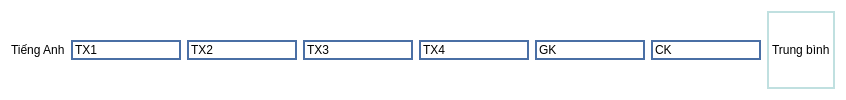
               <widget class="QWidget" name="widget_52" native="true">
                <property name="styleSheet">
                 <string notr="true">background-color: rgb(255, 255, 255);</string>
                </property>
                <layout class="QHBoxLayout" name="horizontalLayout_45">
                 <item>
                  <widget class="QLabel" name="label_89">
                   <property name="text">
                    <string>Tiếng Anh</string>
                   </property>
                  </widget>
                 </item>
                 <item>
                  <widget class="QLineEdit" name="lineEdit_232">
                   <property name="styleSheet">
                    <string notr="true">border: 2px solid #4A6FA5;</string>
                   </property>
                   <property name="text">
                    <string>TX1</string>
                   </property>
                  </widget>
                 </item>
                 <item>
                  <widget class="QLineEdit" name="lineEdit_233">
                   <property name="styleSheet">
                    <string notr="true">border: 2px solid #4A6FA5;</string>
                   </property>
                   <property name="text">
                    <string>TX2</string>
                   </property>
                  </widget>
                 </item>
                 <item>
                  <widget class="QLineEdit" name="lineEdit_234">
                   <property name="styleSheet">
                    <string notr="true">border: 2px solid #4A6FA5;</string>
                   </property>
                   <property name="text">
                    <string>TX3</string>
                   </property>
                  </widget>
                 </item>
                 <item>
                  <widget class="QLineEdit" name="lineEdit_235">
                   <property name="styleSheet">
                    <string notr="true">border: 2px solid #4A6FA5;</string>
                   </property>
                   <property name="text">
                    <string>TX4</string>
                   </property>
                  </widget>
                 </item>
                 <item>
                  <widget class="QLineEdit" name="lineEdit_236">
                   <property name="styleSheet">
                    <string notr="true">border: 2px solid #4A6FA5;</string>
                   </property>
                   <property name="text">
                    <string>GK</string>
                   </property>
                  </widget>
                 </item>
                 <item>
                  <widget class="QLineEdit" name="lineEdit_237">
                   <property name="styleSheet">
                    <string notr="true">border: 2px solid #4A6FA5;</string>
                   </property>
                   <property name="text">
                    <string>CK</string>
                   </property>
                  </widget>
                 </item>
                 <item>
                  <widget class="QLabel" name="label_90">
                   <property name="styleSheet">
                    <string notr="true">border: 2px solid #C0E0E0;</string>
                   </property>
                   <property name="text">
                    <string>Trung bình</string>
                   </property>
                  </widget>
                 </item>
                </layout>
               </widget>
